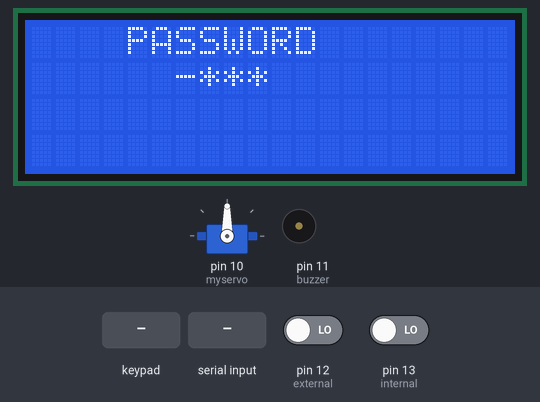
Bench run of a sketch on a simulated Arduino Uno, built with avr-gcc and run on an emulated ATmega328P. Parts: servo, 20×4 character LCD, buzzer (waves = sounding). Inputs (shaded band) come from the test bench; at power-on: pin 12 (external) LOW, pin 13 (internal) LOW. What the sketch prints to the serial monitor is not drawn.

Above: at 1.2 s.
1.3 s: keypad keys 5 4 3 2 # pressed 0.4 s apart
At 3.9 s:
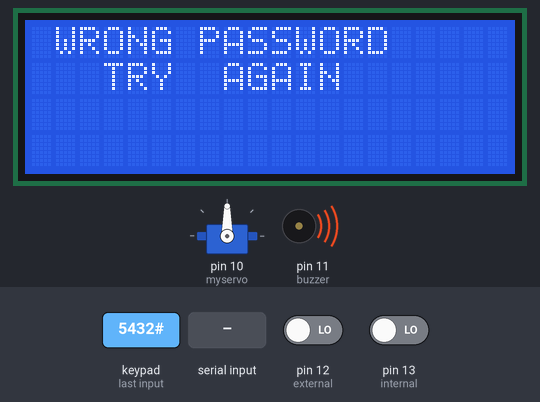
4.8 s: pin 12 (external) driven HIGH
At 6.5 s:
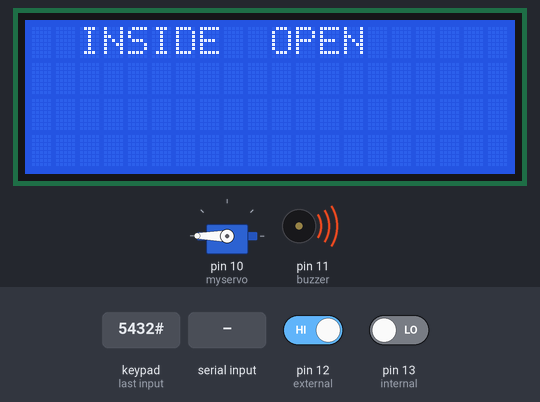
7.8 s: key '*' pressed
10.8 s: key 'A' pressed
13.8 s: pin 13 (internal) driven HIGH
At 15.5 s:
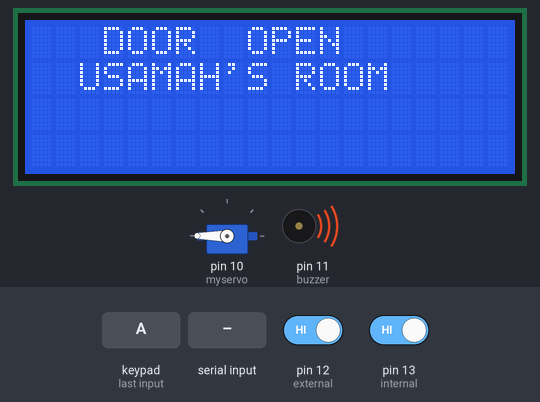
16.8 s: "o" received over Serial
At 17.9 s:
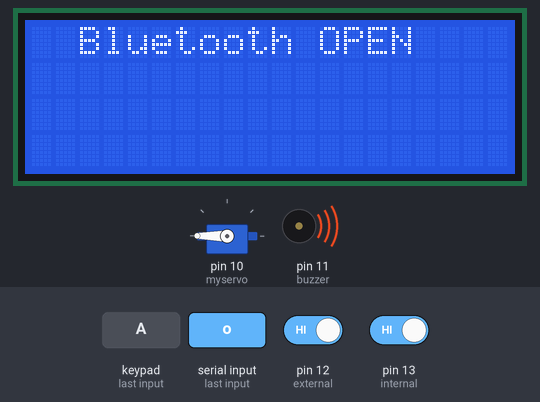
Timing chart, 0 to 19.8 s (numbered marks = the images above; inputs shaded):
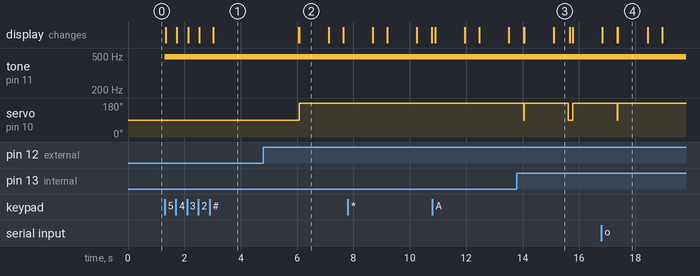

The sketch:

main.ino
```cpp
/*
* Implemented the unlocking and locking action of a door controlled by an Android application,
* developed using Arduino UNO board and Bluetooth module as an efficient embedded system.

* Designed in C++ based on embedded libraries and I2C protocols.

* Servo motor pulls or pushes the latch attached to it when the application in the mobile phone sends
* requests to the device.
*/

#include <Wire.h>
#include <LiquidCrystal_I2C.h>
LiquidCrystal_I2C lcd(0x3f,20,4);
#include <Servo.h>
#include <Keypad.h>

//Defining the variables
int mot_min = 90;   //Min servo angle
int mot_max = 180; //Max servo angle
int character = 0;
int activated =0;
char Received = 'c';
char Str[16] = {' ', ' ', ' ', ' ', ' ', ' ', '-', '*', '*', '*', ' ', ' ', ' ', ' ', ' ', ' '};

//Defining the Pins
Servo myservo;
int buzzer=11;     //Pin for the buzzer beep
int external = 12; //Pin to inside open
int internal = 13; //Pin to inside close

//Configuring Keypad
const byte ROWS = 4; //Four rows
const byte COLS = 4; //Four columns

//Defining the symbols on the buttons of the keypads
char hexaKeys[ROWS][COLS] = {
  {'1','4','7','*'},
  {'2','5','8','0'},
  {'3','6','9','#'},
  {'A','B','C','D'}
};
byte rowPins[ROWS] = {5, 4, 3, 2}; //Connect to the row pinouts of the keypad
byte colPins[COLS] = {9, 8, 7, 6}; //Connect to the column pinouts of the keypad

//Initialize an instance of class NewKeypad
Keypad customKeypad = Keypad( makeKeymap(hexaKeys), rowPins, colPins, ROWS, COLS);

void setup(){
  Serial.begin(9600);
  myservo.attach(10); //Initializing the servo to pin D10
  pinMode(buzzer,OUTPUT);
  pinMode(external,INPUT);
  pinMode(internal,INPUT);
  //Initialize the screen and print the first text
  lcd.init();
  lcd.backlight();
  lcd.clear();
  lcd.print("    PASSWORD");
  lcd.setCursor(0,1);
  lcd.print("      -***     ");
  //Put the servo in the close position first
  myservo.write(mot_min);

}

void loop()
{

//Bluetooth Control Setup
  if(Serial.available()>0)
 {

    char Received = Serial.read();

    if (Received == 'c')
    {
      myservo.write(mot_min);
      activated = 0;
      character=0;
      Str[6]= '-';
      Str[7]= '*';
      Str[8]= '*';
      Str[9]= '*';
      Str[10]= ' ';
      lcd.clear();
      lcd.setCursor(0,0);
      lcd.print("    PASSWORD");
      lcd.setCursor(0,1);
      lcd.print(Str);
    }
    if (Received == 'o')
    {
      myservo.write(mot_max);
      lcd.clear();
      lcd.setCursor(0,0);
      lcd.print("  Bluetooth OPEN");
      activated = 2;
      analogWrite(buzzer,240);
      delay(250);
      analogWrite(buzzer,200);
      delay(250);
      analogWrite(buzzer,180);
      delay(250);
      analogWrite(buzzer,250);
      delay(250);
      analogWrite(buzzer,LOW);


      lcd.clear();
      lcd.setCursor(4,0);
      lcd.print("WELCOME");

      lcd.setCursor(2,1);
      lcd.print("USAMAH'S ROOM");


      lcd.clear();
      lcd.setCursor(3,0);
      lcd.print("DOOR  OPEN");
      lcd.setCursor(2,1);
      lcd.print("USAMAH'S ROOM");
      delay(500);
    }


 }

//Room's internal buttons control
  if (digitalRead(external))
  {
      myservo.write(mot_max);
      lcd.clear();
      lcd.setCursor(2,0);
      lcd.print("INSIDE  OPEN");
      activated = 2;
      analogWrite(buzzer,240);
      delay(250);
      analogWrite(buzzer,200);
      delay(250);
      analogWrite(buzzer,180);
      delay(250);
      analogWrite(buzzer,250);
      delay(250);
      analogWrite(buzzer,LOW);


      lcd.clear();
      lcd.setCursor(4,0);
      lcd.print("WELCOME");

      lcd.setCursor(2,1);
      lcd.print("USAMAH'S ROOM");


      lcd.clear();
      lcd.setCursor(3,0);
      lcd.print("DOOR  OPEN");
      lcd.setCursor(2,1);
      lcd.print("USAMAH'S ROOM");
      delay(500);

  }

  if (digitalRead(internal))
  {
    myservo.write(mot_min);
    activated = 0;
    character=0;
    Str[6]= '-';
    Str[7]= '*';
    Str[8]= '*';
    Str[9]= '*';
    Str[10]= ' ';
    lcd.clear();
    lcd.setCursor(0,0);
    lcd.print("    PASSWORD");
    lcd.setCursor(0,1);
    lcd.print(Str);
  }

//Setup Keypad Control
  char customKey = customKeypad.getKey(); //this function reads the presed key

  if (customKey){
  analogWrite(buzzer,200);
    if (character ==0)
    {
    Serial.println(customKey);
    Str[6]= customKey;
    lcd.clear();
    lcd.setCursor(0,0);
    lcd.print("    PASSWORD");
    lcd.setCursor(0,1);
    lcd.print(Str);

    }

    if (character ==1)
    {
    Serial.println(customKey);
    Str[7]= customKey;
    lcd.clear();
    lcd.setCursor(0,0);
    lcd.print("    PASSWORD");
    lcd.setCursor(0,1);
    lcd.print(Str);

    }

    if (character ==2)
    {
    Serial.println(customKey);
    Str[8]= customKey;
    lcd.clear();
    lcd.setCursor(0,0);
    lcd.print("    PASSWORD");
    lcd.setCursor(0,1);
    lcd.print(Str);

    }

    if (character ==3)
    {
    Serial.println(customKey);
    Str[9]= customKey;
    lcd.clear();
    lcd.setCursor(0,0);
    lcd.print("    PASSWORD");
    lcd.setCursor(0,1);
    lcd.print(Str);

    }

    if (character ==4)
    {
    Serial.println(customKey);
    Str[10]= customKey;
    activated=1;

    }
    character=character+1;
    delay(100);
    analogWrite(buzzer,LOW);
  }

  if (activated == 1)
    {
    if(Str[10]='A' && character==5 && Str[6]=='2' && Str[7]=='7' && Str[8]=='6' && Str[9]=='3' )
    {
      myservo.write(mot_max);
      lcd.clear();
      lcd.setCursor(4,0);
      lcd.print("ACCEPTED");
      activated = 2;
      analogWrite(buzzer,240);
      delay(250);
      analogWrite(buzzer,200);
      delay(250);
      analogWrite(buzzer,180);
      delay(250);
      analogWrite(buzzer,250);
      delay(250);
      analogWrite(buzzer,LOW);
      delay(1000);

      lcd.clear();
      lcd.setCursor(4,0);
      lcd.print("WELCOME");
      delay(500);
      lcd.setCursor(2,1);
      lcd.print("USAMAH'S ROOM");
      delay(1000);

      lcd.clear();
      lcd.setCursor(3,0);
      lcd.print("DOOR  OPEN");
      lcd.setCursor(2,1);
      lcd.print("USAMAH'S ROOM");

    }
    else
    {
      lcd.clear();
      lcd.setCursor(1,0);
      lcd.print("WRONG PASSWORD");
      lcd.setCursor(3,1);
      lcd.print("TRY  AGAIN");
      analogWrite(buzzer,150);
      delay(3000);
      analogWrite(buzzer,LOW);
      character=0;
      Str[6]= '-';
      Str[7]= '*';
      Str[8]= '*';
      Str[9]= '*';
      Str[10]= ' ';
      activated = 0;
      lcd.clear();
      lcd.setCursor(4,0);
      lcd.print("PASSWORD");
      lcd.setCursor(0,1);
      lcd.print(Str);
    }
  }
  if (activated == 2)
    {
    if(customKey == 'B' )
    {
      myservo.write(mot_min);
      activated = 0;
      character=0;
      Str[6]= '-';
      Str[7]= '*';
      Str[8]= '*';
      Str[9]= '*';
      Str[10]= ' ';
      lcd.clear();
      lcd.setCursor(0,0);
      lcd.print("    PASSWORD");
      lcd.setCursor(0,1);
      lcd.print(Str);

    }
  }
}
```

Measured:
- after the input at 1.3 s, tone on pin 11 (buzzer): silent → 490 Hz at once; the display: first changes at once (image 1 shows a later state)
- after the input at 4.8 s, servo on pin 10 (myservo): 90° → 180° after 1.3 s; the display: first differs from a run without the input after 1.3 s (image 2)
- after the input at 13.8 s, servo on pin 10 (myservo): 180° → 90° after 1.8 s, → 180° 0.16 s later; the display: first changes after 0.24 s (image 3 shows a later state)
- after the input at 16.8 s, servo on pin 10 (myservo): goes on until 17.4 s, then stays 180°; the display: first differs from a run without the input after 0.59 s (image 4)
- what the display in image 2 shows lasts 1.0 s, from 6.1 s to 7.1 s
- what the display in image 3 shows lasts 0.6 s, from 15.1 s to 15.7 s
